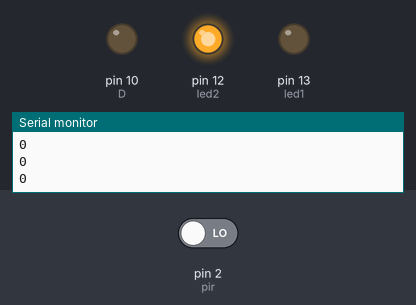
The sketch below on a simulated Arduino Uno, built with avr-gcc and run on an emulated ATmega328P. Parts: output pins drawn as LEDs (lit = HIGH), the last lines printed to the serial monitor. The test bench sets the inputs (shaded band); at power-on: pin 2 (pir) LOW.

Above: at 1.2 s.
1.3 s: pin 2 (pir) driven HIGH
At 2.4 s:
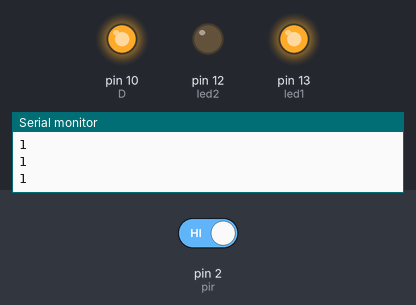
2.8 s: pin 2 (pir) driven LOW
At 3.6 s:
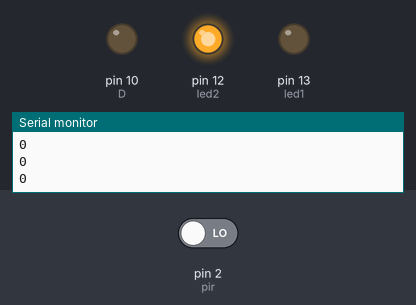
Timing chart, 0 to 5.8 s (numbered marks = the images above; inputs shaded):
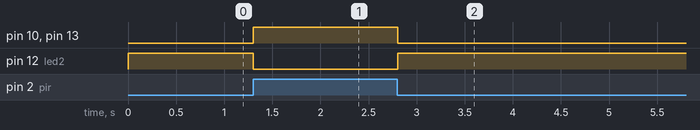

Measured:
- after the input at 1.3 s, pin 10 (D), pin 13 (led1): LOW → HIGH at once; pin 12 (led2): HIGH → LOW at once
- after the input at 2.8 s, pin 10 (D), pin 13 (led1): HIGH → LOW at once; pin 12 (led2): LOW → HIGH at once

The sketch:

PIR.ino
```cpp
#define  pir 2
#define led1 13
#define led2 12
#define D 10   //Dijital Çıkış max 1A
int x = 0;

void setup()
{
  pinMode(pir, INPUT);
  pinMode(led1, OUTPUT);
  pinMode(led2, OUTPUT);
  pinMode(D, OUTPUT);
  Serial.begin(9600);
}

void loop()
{
  x = digitalRead(pir);
  Serial.println(x);

  if (x == 1)
  {
    digitalWrite(led1, 1);
    digitalWrite(D, 1);
    digitalWrite(led2, 0);
  }
  else
  {
    digitalWrite(led1, 0);
    digitalWrite(D, 0);
    digitalWrite(led2, 1);
  }
 delay(100);
}
```
